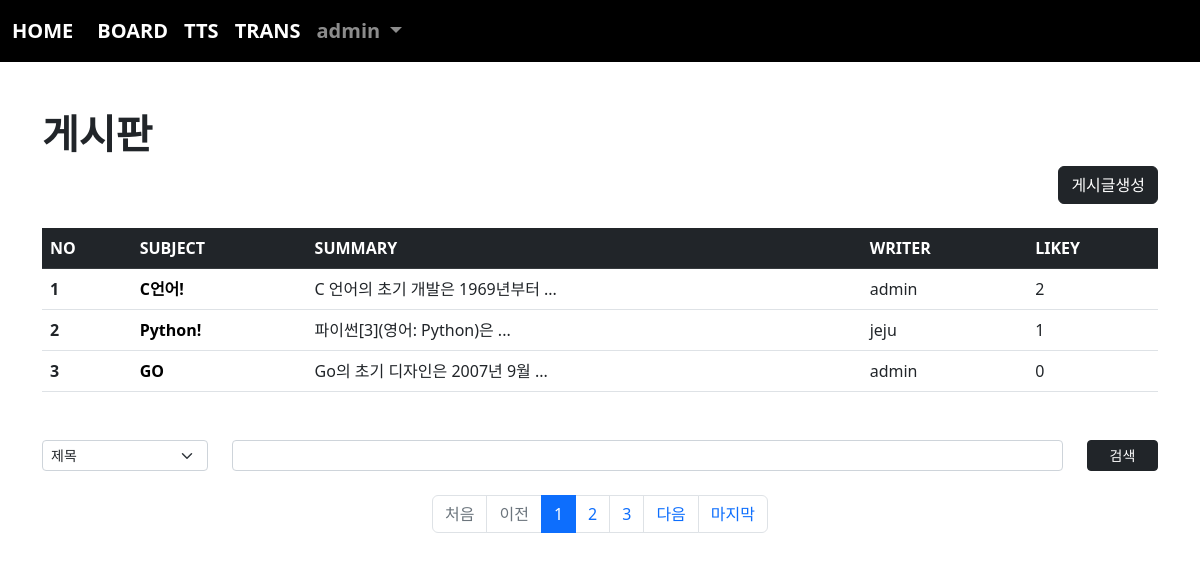
Page /board/index/ (signed in) on the committed database.
### acc/models.py (models this page shows, shortened)
class User(AbstractUser):
    pic = models.ImageField(upload_to="user/%y/%m")
    comment = models.TextField(blank=True)
    point = models.IntegerField(default=0)

### board/models.py (models this page shows, shortened)
class Board(models.Model):
    subject = models.CharField(max_length=100)
    writer = models.ForeignKey(User, on_delete=models.CASCADE, related_name="writer")
    content = models.TextField(blank=True)
    pubdate = models.DateTimeField()
    likey = models.ManyToManyField(User, blank=True, related_name="likey")
    def summary(self):
        if len(self.content) > 20:
            return f"{self.content[:20]} ..."
        return self.content

### board/views.py (the view)
# urls.py: path("index/", views.index, name="index"),
def index(request):
    kw = request.GET.get("kw", "")
    cate = request.GET.get("cate", "")
    pg = request.GET.get("page", 1)
    if kw:
        if cate == "sub":
            b = Board.objects.filter(subject__startswith=kw)
        elif cate == "wri":
            try:
                from acc.models import User
                u = User.objects.get(username=kw)
                b = Board.objects.filter(writer=u)
            except:
                b = Board.objects.none()
        elif cate == "con":
            b = Board.objects.filter(content__contains=kw)
        else:
            pass # 20일
            b = Board.objects.none()
    else:
        b = Board.objects.all()
    pag = Paginator(b, 3)
    obj = pag.get_page(pg)
    context = {
        "bset" : obj,
        "kw" : kw,
        "cate" : cate
    }
    return render(request, "board/index.html", context)

### templates/board/index.html (shortened to what this page needs)
{% extends 'base.html' %}
{% block con %}
    {% load mathfilters %}
    <h1><b>게시판</b></h1>
    <div class="text-end">
        <a href="{% url 'board:create' %}" class="btn btn-dark">게시글생성</a>
    </div>
    <table class="table table-hover mt-4">
        <thead>
            <tr class="table-dark">
                <th scope="col">NO</th>
                <th scope="col">SUBJECT</th>
                <th scope="col">SUMMARY</th>
                <th scope="col">WRITER</th>
                <th scope="col">LIKEY</th>
            </tr>
        </thead>
        <tbody>
            {% if bset %}
                {% for i in bset %}
                    <tr>
                        <th scope="row">{{ bset.start_index|add:forloop.counter0 }}</th>
                        <td><a class="sub" href="{% url 'board:detail' i.id %}">{{ i.subject }}</a></td>
                        <td>{{ i.summary }}</td>
                        <td>{{ i.writer }}</td>
                        <td>{{ i.likey.count }}</td>
                    </tr>
                {% endfor %}
            {% endif %}
        </tbody>
    </table>
    <form>
        <div class="row mt-5">
            <div class="col-sm-2">
                <select name="cate" class="form-select form-select-sm">
                    <option value="sub" {% if cate == "sub" %} selected {% endif %}>제목</option>
                </select>
            </div>
            <div class="col-sm-9">
                <input type="text" name="kw" value="{{kw}}" class="form-control form-control-sm">
            </div>
            <div class="col-sm-1">
                <button class="btn btn-dark btn-sm" style="width:100%">검색</button>
            </div>
        </div>
    </form>
    <nav aria-label="Page navigation example" class="mt-4">
        <ul class="pagination justify-content-center">
            {% if bset.has_previous %}
                <li class="page-item"><a href="{% url 'board:index' %}?page=1&cate={{cate}}&kw={{kw}}" class="page-link">처음</a></li>
                <li class="page-item"><a href="{% url 'board:index' %}?page={{bset.previous_page_number}}&cate={{cate}}&kw={{kw}}" class="page-link">이전</a></li>
            {% else %}
                <li class="page-item disabled"><a class="page-link">처음</a></li>
                <li class="page-item disabled"><a class="page-link">이전</a></li>
            {% endif %}
            {% for i in bset.paginator.page_range %}
                {% if bset.number|add:5 >= i and i >= bset.number|sub:4 %}
                    <li class="page-item {% if bset.number == i %} active {% endif %}"><a class="page-link" href="{% url 'board:index' %}?page={{i}}&cate={{cate}}&kw={{kw}}">{{i}}</a></li>
                {% endif %}
            {% endfor %}
            {% if bset.has_next %}
                <li class="page-item"><a href="{% url 'board:index' %}?page={{ bset.next_page_number }}&cate={{cate}}&kw={{kw}}" class="page-link">다음</a></li>
                <li class="page-item"><a href="{% url 'board:index' %}?page={{bset.paginator.num_pages}}&cate={{cate}}&kw={{kw}}" class="page-link">마지막</a></li>
            {% else %}
                <li class="page-item disabled"><a class="page-link">다음</a></li>
                <li class="page-item disabled"><a class="page-link">마지막</a></li>
            {% endif %}
        </ul>
    </nav>
{% endblock %}

### templates/base.html (shortened to what this page needs)
<!doctype html>
<html lang="en">
    <head>
        <link href="https://cdn.jsdelivr.net/npm/bootstrap@5.2.0-beta1/dist/css/bootstrap.min.css" rel="stylesheet">
    </head>
    <body>
        {% if user.is_authenticated %}
            <nav class="navbar navbar-expand-lg navbar-dark" style="background-color: rgb(0, 0, 0); font-weight: bold; font-size: 20px;">
                <div class="container-fluid">
                    <a class="navbar-brand" href="{% url 'acc:index' %}">HOME</a>
                    <div class="collapse navbar-collapse" id="navbarSupportedContent">
                        <ul class="navbar-nav me-auto mb-2 mb-lg-0">
                            <li class="nav-item">
                                <a class="nav-link active" aria-current="page" href="{% url 'board:index' %}">BOARD</a>
                            </li>
                            <li class="nav-item">
                                <a class="nav-link active" aria-current="page" href="{% url 'tts:index' %}">TTS</a>
                            </li>
                            <li class="nav-item">
                                <a class="nav-link active" aria-current="page" href="{% url 'trans:index' %}">TRANS</a>
                            </li>
                            <li class="nav-item dropdown">
                                <a class="nav-link dropdown-toggle" href="#" id="navbarDropdown" role="button" data-bs-toggle="dropdown" aria-expanded="false">
                                    {{ user }}
                                </a>
                            </li>
                        </ul>
                    </div>
                </div>
            </nav>
        {% endif %}
        <div class="container mt-5 mb-5">
            {% if user.is_authenticated %}
                {% block con %}{% endblock %}
            {% endif %}
        </div>
    </body>
</html>

### templates/board/index.html (style rules this page uses)
.sub { text-decoration: none; color:black; font-weight: bold; }

### rows in the picture
User: username "admin"
Board: start_index|add "1", subject "C언어!", summary "C 언어의 초기 개발은 1969년부터 ...", writer "admin", likey.count "2"
Board: start_index|add "2", subject "Python!", summary "파이썬[3](영어: Python)은 ...", writer "jeju", likey.count "1"
Board: start_index|add "3", subject "GO", summary "Go의 초기 디자인은 2007년 9월 ...", writer "admin", likey.count "0"

### other values in the picture
{{ i }} "1" "2" "3"
